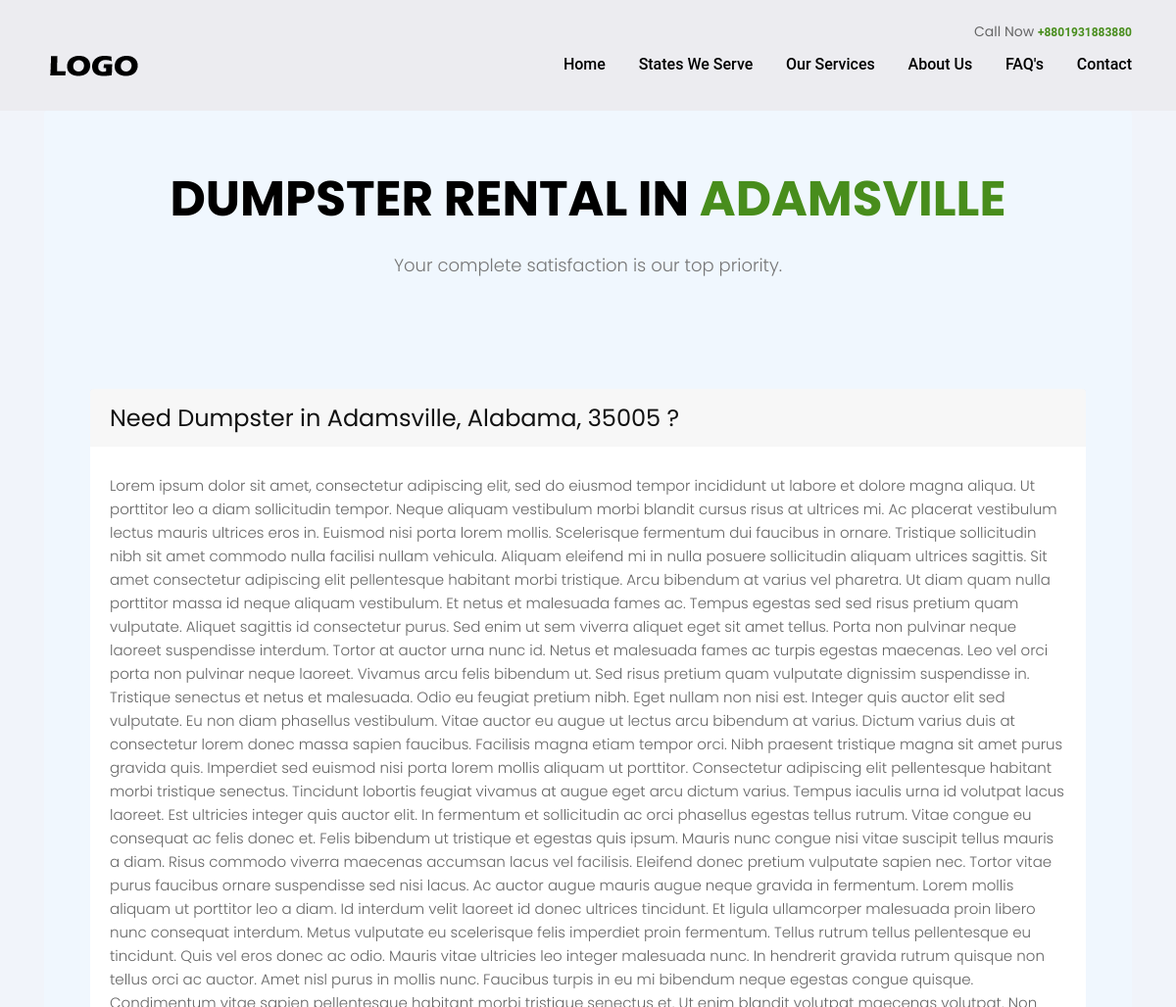
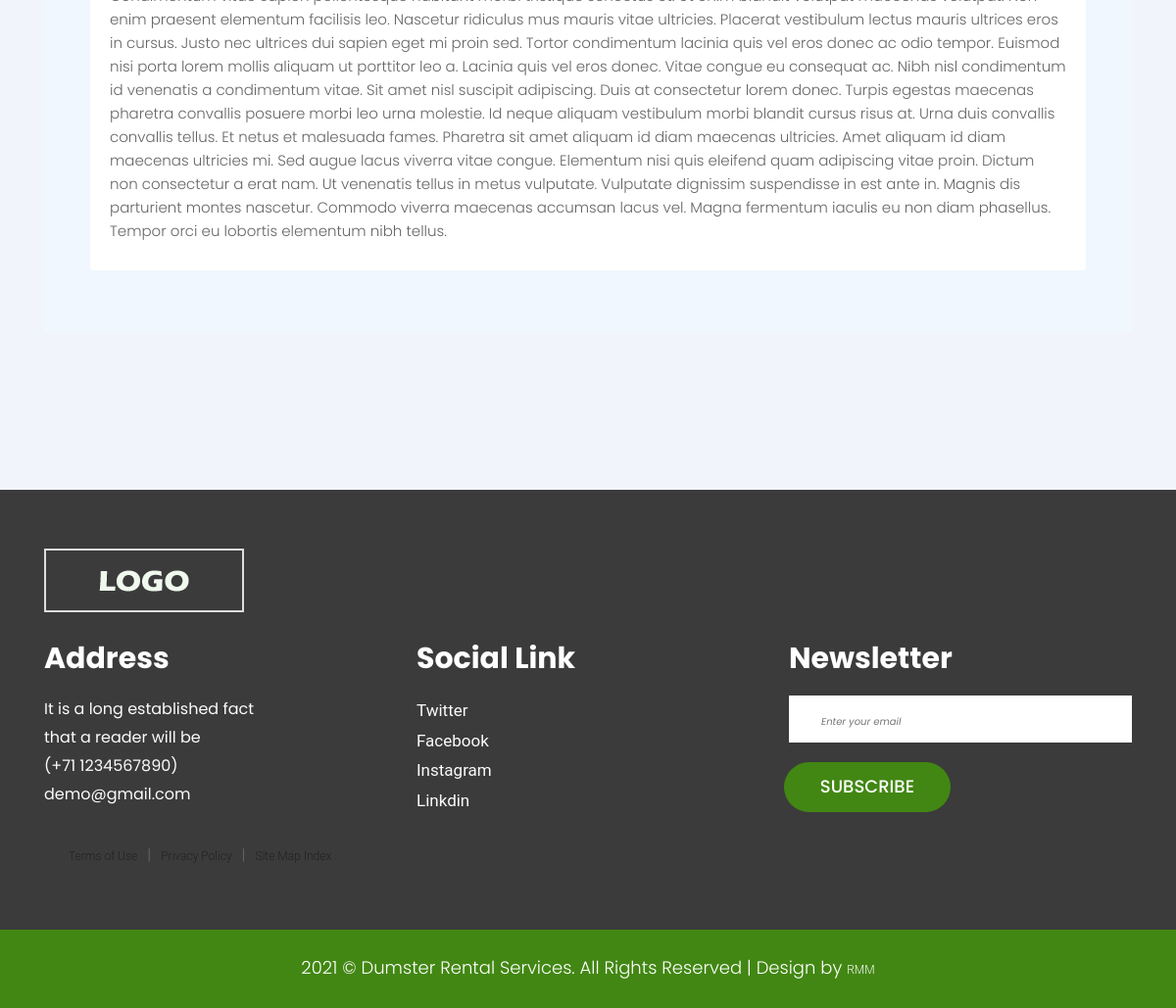
Screenshot of /alabama/adamsville with the database file from the repository (2 pictures, top to bottom).
### state/models.py (models this page shows, shortened)
class City(models.Model):
    city_name   = models.CharField(max_length=50)
    state_name  = models.ForeignKey('state.State', on_delete=models.CASCADE, related_name='cities')
    zip         = models.CharField(max_length=10)
    city_detail = RichTextField(blank=True, null=True)
    slug        = models.SlugField(null=False, unique=True)
    class Meta:
        verbose_name_plural = "cities"

class State(models.Model):
    name        = models.CharField(max_length=100, unique=True)
    abbvr       = models.CharField(max_length=2, unique=True)
    article     = RichTextField(blank=True, null=True)
    slug        = models.SlugField(null=False, unique=True)
    def __str__(self):
        return self.name

### pages/views.py (the view)
# urls.py: path('<slug:state>/<slug:slug>', CityDetailView.as_view(), name='city_detail'),
class CityDetailView(DetailView):
    model = City
    template_name = 'city_detail.html'

### templates/city_detail.html
{% extends 'base.html' %}
{% block content %}
<div>
  <div class="container py-5">
    <div class="container jumbotron" id="jumbo">
      <div class="row">
        <div class="col-md-12">
          <div class="titlepage">
            <h2> Dumpster Rental in <strong class="llow">{{ city.city_name }}</strong> </h2>
            <br>
            <p class="lead">Your complete satisfaction is our top priority.</p>
            <br><br>
          </div>
        </div>
      </div>
      <div class="container">
        <div class="card border-0">
          <h1 class="card-header border-0">Need Dumpster in {{ city.city_name }}, {{ city.state_name }}, {{ city.zip }}  ?</h1>
          <div class="card-body">
            <p class="card-text">{{ city.city_detail|safe }}</p>
          </div>
        </div>
      </div>
    </div>
  </div>
</div>
{% endblock content %}

### static/css/base.css (style rules this page uses)
#jumbo { background: rgb(200, 248, 255); background: rgba(240, 248, 255, 0.9); }
body { font-family: 'Signika', sans-serif; }
::placeholder { font-size: 10px; padding-left: 10px; font-style: italic; }
h2 { margin-top: 0.5rem; margin-bottom: 0.5rem; }
p { padding-top: 0.5rem; padding-bottom: 0.5rem; line-height: 25px; }
body { background: #D9B280; font-family: "Roboto", sans-serif; }

### static/css/style.css (style rules this page uses)
* { box-sizing: border-box !important; }
html { scroll-behavior: smooth; }
body { color: #666666; font-size: 14px; font-family: 'Poppins', sans-serif; line-height: 1.80857; font-weight: normal; overflow-x: hidden; }
h1, h2, h3, h4, h5, h6 { letter-spacing: 0; font-weight: normal; position: relative; padding: 0 0 10px 0; font-weight: normal; line-height: normal; color: #111111; margin: 0 }
h1 { font-size: 24px }
h2 { font-size: 22px }
*, *::after, *::before { -webkit-box-sizing: border-box; -moz-box-sizing: border-box; box-sizing: border-box; }
p { margin: 0px; font-weight: 300; font-size: 15px; line-height: 24px; }
.lead { font-size: 18px; line-height: 30px; color: #767676; margin: 0; padding: 0; }
.titlepage { text-align: center; padding-bottom: 60px; }
.llow { color: #488d1c; font-weight: bold; }
.titlepage h2 { text-transform: uppercase; padding: 0; font-weight: bold; color: #000; line-height: 55px; font-size: 50px; }

### rows the page displays
City: city_name "ADAMSVILLE", city_name "Adamsville", state_name "Alabama", zip "35005", city_detail "Lorem ipsum dolor sit amet, consectetur adipiscing elit, sed do eiusmod tempor incididunt ut labore et dolore magna aliqua. Ut porttitor leo a diam sollicitudin tempor. Neque aliquam vestibulum morbi blandit cursus risus at ultrices mi. Ac placerat vestibulum lectus mauris ultrices eros in. Euismod nisi porta lorem mollis. Scelerisque fermentum dui faucibus in ornare. Tristique sollicitudin nibh sit amet commodo nulla facilisi nullam vehicula. Aliquam eleifend mi in nulla posuere sollicitudin aliquam ultrices sagittis. Sit amet consectetur adipiscing elit pellentesque habitant morbi tristique. Arcu bibendum at varius vel pharetra. Ut diam quam nulla porttitor massa id neque aliquam…"
